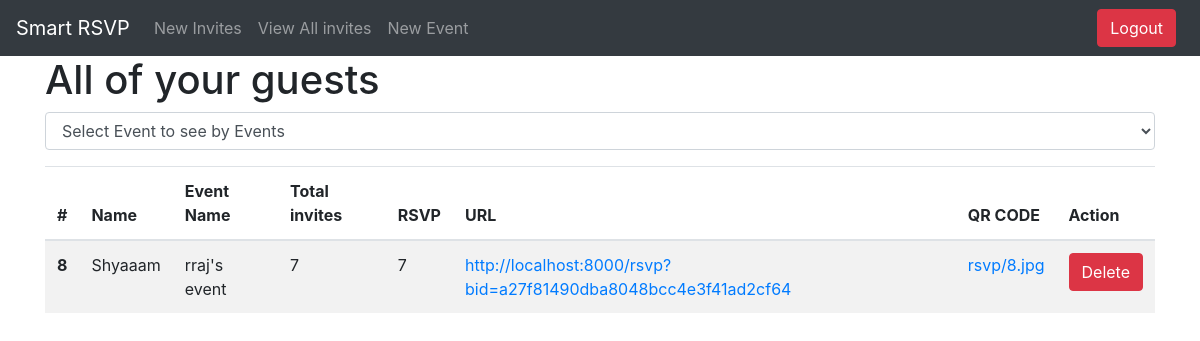
Screenshot of /viewAll (signed in) with the database file from the repository.
### rsvp/models.py (models this page shows)
class Booking(models.Model):
    booking_id = models.AutoField(primary_key=True)
    user = models.ForeignKey(settings.AUTH_USER_MODEL, on_delete=models.CASCADE, default=1)
    event = models.ForeignKey(Event, on_delete=models.CASCADE)
    guest_name = models.CharField(max_length=300)
    max_rsvp = models.IntegerField()
    done_rsvp = models.IntegerField()
    digest = models.CharField(max_length=35)
    url = models.CharField(max_length=250)
    qrcode = models.ImageField(upload_to="rsvp", default="")

class Event(models.Model):
    event_id = models.AutoField(primary_key=True)
    event_name = models.CharField(max_length=200)
    event_desc = models.CharField(max_length=500)
    user = models.ForeignKey(settings.AUTH_USER_MODEL, on_delete=models.CASCADE, default=1)

### rsvp/views.py (the view, shortened to what this page needs)
# urls.py: path("viewAll", views.viewAll, name="viewAll"),
def viewAll(request):
    if request.user.is_authenticated:
        user = request.user
        id = request.GET.get('eid')
        all_bookings = Booking.objects.all().filter(user=user)
        events = Event.objects.all().filter(user=user)
        params = { 'all': all_bookings, 'events': events }
        return render(request, 'viewAll.html', params)
    else:
        return redirect('register_login')

### rsvp/templates/viewAll.html (shortened to what this page needs)
{% extends 'base.html' %}
{%block body%}
   <div class="container">
      <h1>All of your guests</h1>
       <div class="form-group">
            <select class="form-control" id="select" name="event_id" onchange="selectListener();">
                <option value="all">Select Event to see by Events</option>
            </select>
       </div>
       <table class="table table-striped">
          <thead>
            <tr>
              <th scope="col">#</th>
              <th scope="col">Name</th>
              <th scope="col">Event Name</th>
              <th scope="col">Total invites</th>
              <th scope="col">RSVP</th>
              <th scope="col">URL</th>
              <th scope="col">QR CODE</th>
              <th scope="col">Action</th>
            </tr>
          </thead>
          <tbody>
          {% for item in all %}
            <tr>
              <th scope="row">{{ item.booking_id }}</th>
              <td>{{ item.guest_name }}</td>
              <td>{{ item.event.event_name }}</td>
              <td>{{ item.max_rsvp }}</td>
              <td>{{ item.done_rsvp }}</td>
              <td><a href="{{ item.url }}" target="_blank">{{ item.url }}</a></td>
              <td><a href="/media/{{ item.qrcode }}" target="_blank">{{ item.qrcode }}</a> </td>
              <td><a class="btn btn-danger" href="/delete?b_id={{ item.booking_id }}">Delete</a> </td>
            </tr>
          {% endfor %}
          </tbody>
        </table>
</div>
{% endblock %}

### rows the page displays
Booking: booking_id "8", guest_name "Shyaaam", event.event_name "rraj's event", max_rsvp "7", done_rsvp "7", url "http://localhost:8000/rsvp?bid=a27f81490dba8048bcc4e3f41ad2cf64", qrcode "rsvp/8.jpg"
